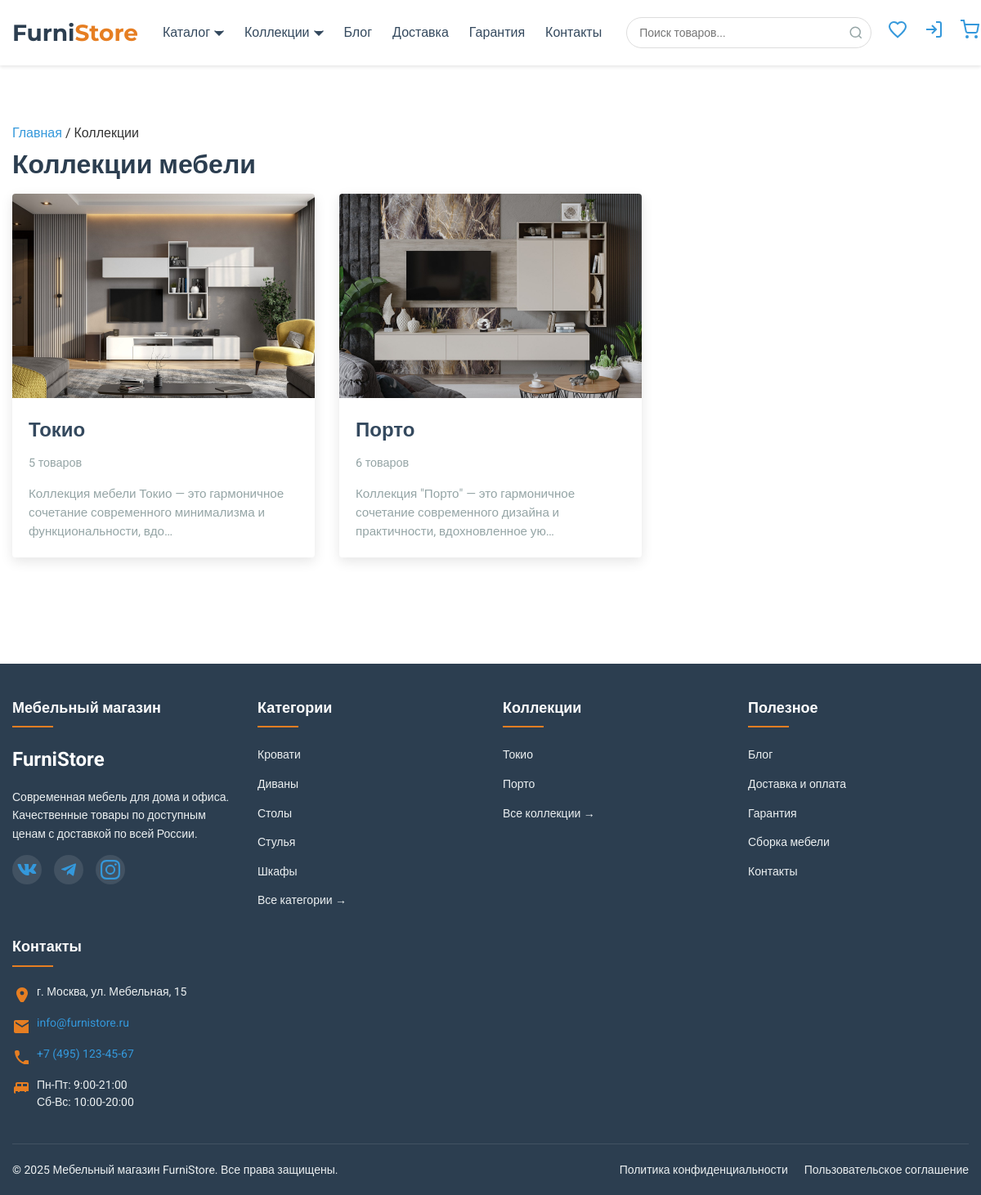
Screenshot of /catalog/collections/ with the database file from the repository.
### products/models.py (models this page shows, shortened)
class Collection(models.Model):
    name = models.CharField(max_length=100, verbose_name='Название')
    slug = models.SlugField(max_length=100, unique=True, verbose_name='URL')
    description = models.TextField(blank=True, verbose_name='Описание')
    created_at = models.DateTimeField(auto_now_add=True, verbose_name='Дата создания')
    image = models.ImageField(
        upload_to='collections/',
        blank=True,
        null=True,
        verbose_name='Изображение коллекции'
    )
    is_featured = models.BooleanField(
        default=False,
        verbose_name='Показывать на главной'
    )
    class Meta:
        verbose_name = 'Коллекция'
        verbose_name_plural = 'Коллекции'
        ordering = ['-created_at']

class Category(models.Model):
    name = models.CharField(max_length=100, verbose_name='Название')
    slug = models.SlugField(max_length=100, unique=True, verbose_name='URL')
    description = models.TextField(blank=True, verbose_name='Описание')
    image = models.ImageField(
        upload_to='categories/',
        blank=True,
        null=True,
        verbose_name='Изображение категории'
    )
    is_featured = models.BooleanField(
        default=False,
        verbose_name='Показывать на главной'
    )
    class Meta:
        verbose_name = 'Категория'
        verbose_name_plural = 'Категории'

### products/views.py (the view)
# urls.py: path('collections/', views.collection_list, name='collection_list'),
def collection_list(request):
    collections = Collection.objects.all()
    context = {
        'collections': collections,
        'title': 'Все коллекции',
    }
    return render(request, 'apps/products/collection_list.html', context)

### cart/utils.py (called while the page is built)
def get_cart_for_user(user):
    if user and user.is_authenticated:
        cart, created = Cart.objects.get_or_create(user=user)
        return cart
    return None  # Для анонимных пользователей

### products/context_processors.py (called while the page is built)
def global_data(request):
    context = {
        'categories': Category.objects.all(),
        'featured_collections': Collection.objects.filter(is_featured=True)[:5],
    }
    cart = get_cart_for_user(request.user if request.user.is_authenticated else None)
    context['cart'] = cart
    if request.user.is_authenticated:
        try:
            profile = Profile.objects.get(user=request.user)
            context['favorites_count'] = profile.favorites.count()
        except Profile.DoesNotExist:
            context['favorites_count'] = 0
    else:
        context['favorites_count'] = 0
    return context

### templates/apps/products/collection_list.html (shortened to what this page needs)
{% extends "base.html" %}
{% load static %}
{% block app_css %}
    <link rel="stylesheet" href="{% static 'css/apps/products/collection_list.css' %}">
{% endblock %}
{% block content %}
<section class="collection-list-section">
    <div class="container">
        <div class="breadcrumbs">
            <a href="{% url 'products:product_list' %}">Главная</a>
            <span> / </span>
            <span>Коллекции</span>
        </div>
        <h1 class="section-title">Коллекции мебели</h1>
        <div class="collection-grid">
            {% for collection in collections %}
            <a href="{% url 'products:collection_detail' collection.slug %}" class="collection-card">
                {% if collection.image %}
                <img src="{{ collection.image.url }}" alt="{{ collection.name }}" class="collection-image">
                {% else %}
                <div class="collection-image-placeholder">
                    <svg xmlns="http://www.w3.org/2000/svg" viewBox="0 0 24 24" fill="currentColor">
                        <path d="M19 5v14H5V5h14m0-2H5c-1.1 0-2 .9-2 2v14c0 1.1.9 2 2 2h14c1.1 0 2-.9 2-2V5c0-1.1-.9-2-2-2zm-4.86 8.86l-3 3.87L9 13.14 6 17h12l-3.86-5.14z"/>
                    </svg>
                </div>
                {% endif %}
                <div class="collection-info">
                    <h2 class="collection-name">{{ collection.name }}</h2>
                    <div class="product-count">{{ collection.products.count }} товаров</div>
                    {% if collection.description %}
                    <div class="collection-description">
                        {{ collection.description|truncatechars:100 }}
                    </div>
                    {% endif %}
                </div>
            </a>
            {% endfor %}
        </div>
    </div>
</section>
{% endblock %}

### templates/includes/footer.html (shortened to what this page needs)
<footer class="footer">
    <div class="container">
        <div class="footer__sections">
            <div class="footer__section">
                <h3 class="footer__title">Мебельный магазин</h3>
                <div class="footer__logo">FurniStore</div>
                <p class="footer__description">
                    Современная мебель для дома и офиса. Качественные товары по доступным ценам с доставкой по всей России.
                </p>
                <div class="footer__social">
                    <a href="#" class="social-link" aria-label="ВКонтакте">
                    </a>
                    <a href="#" class="social-link" aria-label="Telegram">
                        <svg width="24" height="24" fill="currentColor">
                            <path d="M9.78 18.65l.28-4.23 7.68-6.92c.34-.31-.07-.46-.52-.19L7.74 13.3 3.64 12c-.88-.25-.89-.86.2-1.3l15.97-6.16c.73-.33 1.43.18 1.15 1.3l-2.72 12.81c-.19.91-.74 1.13-1.5.71L12.6 16.3l-1.99 1.93c-.23.23-.42.42-.83.42z"/>
                        </svg>
                    </a>
                    <a href="#" class="social-link" aria-label="Instagram">
                    </a>
                </div>
            </div>
            <div class="footer__section">
                <h3 class="footer__title">Категории</h3>
                <ul class="footer__list">
                    {% for category in categories|slice:":5" %}
                    <li class="footer__item">
                        <a href="{% url 'products:category_detail' category.slug %}" class="footer__link">
                            {{ category.name }}
                        </a>
                    </li>
                    {% endfor %}
                    <li class="footer__item">
                        <a href="{% url 'products:product_list' %}" class="footer__link footer__link--all">
                            Все категории →
                        </a>
                    </li>
                </ul>
            </div>
            <div class="footer__section">
                <h3 class="footer__title">Коллекции</h3>
                <ul class="footer__list">
                    {% for collection in featured_collections|slice:":5" %}
                    <li class="footer__item">
                        <a href="{% url 'products:collection_detail' collection.slug %}" class="footer__link">
                            {{ collection.name }}
                        </a>
                    </li>
                    {% endfor %}
                    <li class="footer__item">
                        <a href="{% url 'products:collection_list' %}" class="footer__link footer__link--all">
                            Все коллекции →
                        </a>
                    </li>
                </ul>
            </div>
            <div class="footer__section">
                <h3 class="footer__title">Полезное</h3>
                <ul class="footer__list">
                    <li class="footer__item">
                        <a href="{% url 'blog:post_list' %}" class="footer__link">Блог</a>
                    </li>
                    <li class="footer__item">
                        <a href="{% url 'pages:static_page' 'delivery' %}" class="footer__link">Доставка и оплата</a>
                    </li>
                    <li class="footer__item">
                        <a href="{% url 'pages:static_page' 'guarantee' %}" class="footer__link">Гарантия</a>
                    </li>
                    <li class="footer__item">
                        <a href="{% url 'pages:static_page' 'assembly' %}" class="footer__link">Сборка мебели</a>
                    </li>
                    <li class="footer__item">
                        <a href="{% url 'pages:static_page' 'contacts' %}" class="footer__link">Контакты</a>
                    </li>
                </ul>
            </div>
            <div class="footer__section">
                <h3 class="footer__title">Контакты</h3>
                <ul class="footer__contacts">
                    <li class="contact-item">
                        <svg width="20" height="20" fill="currentColor">
                            <path d="M12 2C8.13 2 5 5.13 5 9c0 5.25 7 13 7 13s7-7.75 7-13c0-3.87-3.13-7-7-7zm0 9.5a2.5 2.5 0 010-5 2.5 2.5 0 010 5z"/>
                        </svg>
                        <span>г. Москва, ул. Мебельная, 15</span>
                    </li>
                    <li class="contact-item">
                        <svg width="20" height="20" fill="currentColor">
                            <path d="M20 4H4c-1.1 0-1.99.9-1.99 2L2 18c0 1.1.9 2 2 2h16c1.1 0 2-.9 2-2V6c0-1.1-.9-2-2-2zm0 4l-8 5-8-5V6l8 5 8-5v2z"/>
                        </svg>
                        <a href="mailto:info@furnistore.ru">info@furnistore.ru</a>
                    </li>
                    <li class="contact-item">
                        <a href="tel:+74951234567">+7 (495) 123-45-67</a>
                    </li>
                    <li class="contact-item">
                        <svg width="20" height="20" fill="currentColor">
                            <path d="M20 9V6c0-1.1-.9-2-2-2H6c-1.1 0-2 .9-2 2v3c-1.1 0-2 .9-2 2v5c0 1.1.9 2 2 2h16c1.1 0 2-.9 2-2v-5c0-1.1-.9-2-2-2zm-7-3h5v3h-5V6zM6 6h5v3H6V6zm14 12H4v-3h3v1h2v-1h6v1h2v-1h3v3z"/>
                        </svg>
                        <span>Пн-Пт: 9:00-21:00<br>Сб-Вс: 10:00-20:00</span>
                    </li>
                </ul>
            </div>
        </div>
        <div class="footer__bottom">
            <div class="footer__copyright">
                &copy; {% now "Y" %} Мебельный магазин FurniStore. Все права защищены.
            </div>
            <div class="footer__links">
                <a href="#" class="footer__link">Политика конфиденциальности</a>
                <a href="#" class="footer__link">Пользовательское соглашение</a>
            </div>
        </div>
    </div>
</footer>

### static/css/base.css (style rules this page uses)
:root { --primary-color: #2c3e50; --secondary-color: #e67e22; --accent-color: #3498db; --light-color: #ecf0f1; --dark-color: #34495e; --success-color: #27ae60; --danger-color: #e74c3c; --gray-color: #95a5a6; --light-gray: #f8f9fa; --border-color: #ddd; --shadow-sm: 0 2px 4px rgba(0,0,0,0.1); --shadow-md: 0 4px 6px rgba(0,0,0,0.1); --shadow-lg: 0 10px 15px rgba(0,0,0,0.1); --header-height: 80px; --footer-height: 60px; --container-width: 1200px; --border-radius: 4px; --transition: all 0.3s ease; }
* { margin: 0; padding: 0; box-sizing: border-box; }
html { scroll-behavior: smooth; }
body { font-family: 'Roboto', 'Arial', sans-serif; font-size: 16px; line-height: 1.6; color: #333; background-color: #fff; display: flex; flex-direction: column; min-height: 100vh; }
a { color: var(--accent-color); text-decoration: none; transition: var(--transition); }
img { max-width: 100%; height: auto; }
ul { list-style: none; }
.container { width: 100%; max-width: var(--container-width); margin: 0 auto; padding: 0 15px; }

### static/css/footer.css (style rules this page uses)
.footer { background: var(--primary-color); color: white; padding: 40px 0 0; margin-top: auto; }
.footer__sections { display: grid; grid-template-columns: repeat(auto-fit, minmax(250px, 1fr)); gap: 30px; margin-bottom: 40px; }
.footer__title { font-size: 18px; margin-bottom: 20px; position: relative; padding-bottom: 10px; }
.footer__title::after { content: ''; position: absolute; bottom: 0; left: 0; width: 50px; height: 2px; background: var(--secondary-color); }
.footer__logo { font-size: 24px; font-weight: 700; color: white; margin-bottom: 15px; }
.footer__description { margin-bottom: 15px; color: var(--light-color); font-size: 14px; }
.footer__social { display: flex; gap: 15px; }
.social-link { display: inline-flex; align-items: center; justify-content: center; width: 36px; height: 36px; border-radius: 50%; background: rgba(255,255,255,0.1); transition: var(--transition); }
.footer__list { display: flex; flex-direction: column; gap: 10px; }
.footer__link { color: var(--light-color); font-size: 14px; transition: var(--transition); }
.footer__contacts { display: flex; flex-direction: column; gap: 15px; }
.contact-item { display: flex; align-items: flex-start; gap: 10px; color: var(--light-color); font-size: 14px; }
.contact-item svg { flex-shrink: 0; width: 20px; height: 20px; fill: var(--secondary-color); margin-top: 3px; }
.contact-item span, .contact-item a { line-height: 1.5; }
.footer__bottom { border-top: 1px solid rgba(255,255,255,0.1); padding: 20px 0; display: flex; flex-wrap: wrap; justify-content: space-between; align-items: center; gap: 20px; }
.footer__copyright { font-size: 14px; color: var(--light-color); }
.footer__links { display: flex; gap: 20px; }

### static/css/apps/products/collection_list.css (style rules this page uses)
.collection-list-section { padding: 40px 0 60px; }
.section-title { font-size: 32px; color: var(--primary-color); margin-bottom: 10px; }
.collection-grid { display: grid; grid-template-columns: repeat(auto-fill, minmax(300px, 1fr)); gap: 30px; margin-bottom: 40px; }
.collection-card { display: block; text-decoration: none; color: inherit; border-radius: var(--border-radius); overflow: hidden; box-shadow: 0 5px 15px rgba(0,0,0,0.1); background: white; transition: var(--transition); }
.collection-image { width: 100%; height: 250px; object-fit: cover; display: block; }
.collection-info { padding: 20px; }
.collection-name { font-size: 1.5rem; margin-bottom: 10px; color: var(--dark-color); }
.product-count { font-size: 0.9rem; color: var(--gray-color); margin-bottom: 15px; }
.collection-description { font-size: 0.95rem; color: var(--gray-color); line-height: 1.5; }

### rows the page displays
Collection: image (picture), name "Токио", products.count "5", description "Коллекция мебели Токио — это гармоничное сочетание современного минимализма и функциональности, вдо…"
Collection: image (picture), name "Порто", products.count "6", description "Коллекция \"Порто\" — это гармоничное сочетание современного дизайна и практичности, вдохновленное ую…"
Category: name "Кровати"
Category: name "Диваны"
Category: name "Столы"
Category: name "Стулья"
Category: name "Шкафы"
